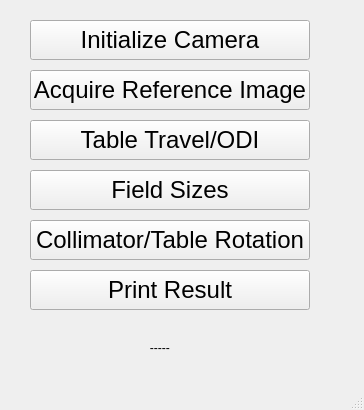
<?xml version="1.0" encoding="UTF-8"?>
<ui version="4.0">
 <class>CVQA</class>
 <widget class="QMainWindow" name="CVQA">
  <property name="geometry">
   <rect>
    <x>0</x>
    <y>0</y>
    <width>364</width>
    <height>410</height>
   </rect>
  </property>
  <property name="windowTitle">
   <string>CVQA</string>
  </property>
  <widget class="QWidget" name="centralwidget">
   <widget class="QPushButton" name="pushButton_initialize">
    <property name="geometry">
     <rect>
      <x>30</x>
      <y>20</y>
      <width>280</width>
      <height>40</height>
     </rect>
    </property>
    <property name="font">
     <font>
      <pointsize>18</pointsize>
     </font>
    </property>
    <property name="text">
     <string>Initialize Camera</string>
    </property>
   </widget>
   <widget class="QPushButton" name="pushButton_refimage">
    <property name="geometry">
     <rect>
      <x>30</x>
      <y>70</y>
      <width>280</width>
      <height>40</height>
     </rect>
    </property>
    <property name="font">
     <font>
      <pointsize>18</pointsize>
     </font>
    </property>
    <property name="text">
     <string>Acquire Reference Image</string>
    </property>
   </widget>
   <widget class="QPushButton" name="pushButton_TableODI">
    <property name="geometry">
     <rect>
      <x>30</x>
      <y>120</y>
      <width>280</width>
      <height>40</height>
     </rect>
    </property>
    <property name="font">
     <font>
      <pointsize>18</pointsize>
     </font>
    </property>
    <property name="text">
     <string>Table Travel/ODI</string>
    </property>
   </widget>
   <widget class="QPushButton" name="pushButton_fieldSize">
    <property name="geometry">
     <rect>
      <x>30</x>
      <y>170</y>
      <width>280</width>
      <height>40</height>
     </rect>
    </property>
    <property name="font">
     <font>
      <pointsize>18</pointsize>
     </font>
    </property>
    <property name="text">
     <string>Field Sizes</string>
    </property>
   </widget>
   <widget class="QPushButton" name="pushButton_rotation">
    <property name="geometry">
     <rect>
      <x>30</x>
      <y>220</y>
      <width>280</width>
      <height>40</height>
     </rect>
    </property>
    <property name="font">
     <font>
      <pointsize>18</pointsize>
     </font>
    </property>
    <property name="text">
     <string>Collimator/Table Rotation</string>
    </property>
   </widget>
   <widget class="QPushButton" name="pushButton_writeOutput">
    <property name="geometry">
     <rect>
      <x>30</x>
      <y>270</y>
      <width>280</width>
      <height>40</height>
     </rect>
    </property>
    <property name="font">
     <font>
      <pointsize>18</pointsize>
     </font>
    </property>
    <property name="text">
     <string>Print Result</string>
    </property>
   </widget>
   <widget class="QLabel" name="labelLightLevel">
    <property name="geometry">
     <rect>
      <x>140</x>
      <y>340</y>
      <width>49</width>
      <height>16</height>
     </rect>
    </property>
    <property name="text">
     <string>   -----</string>
    </property>
   </widget>
  </widget>
  <widget class="QMenuBar" name="menubar">
   <property name="geometry">
    <rect>
     <x>0</x>
     <y>0</y>
     <width>364</width>
     <height>22</height>
    </rect>
   </property>
  </widget>
  <widget class="QStatusBar" name="statusbar"/>
 </widget>
 <resources/>
 <connections/>
</ui>
